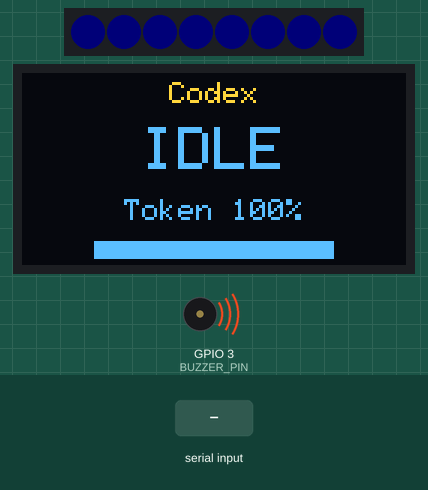
Recording of a sketch running on a simulated ESP32-C3. On the bench: 8 RGB LEDs in strip order, left to right, 128×64 one-colour display, buzzer (waves = sounding, pin HIGH). The test bench sets the inputs (shaded band). Dim RGB values are drawn brighter than linear; the OLED is the two-colour kind (top 16 rows yellow); random numbers use the default seed unless the sketch sets one; what the sketch prints to the serial monitor is not drawn.

Above: at 1.2 s.
1.3 s: "DONE\n" received over Serial
At 1.69 s:
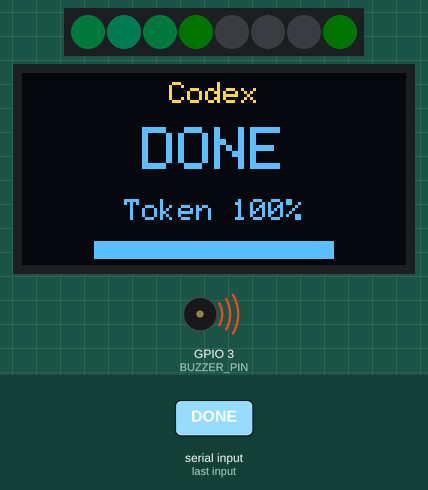
3.0 s: "TOKEN:\n" received over Serial
At 3.41 s:
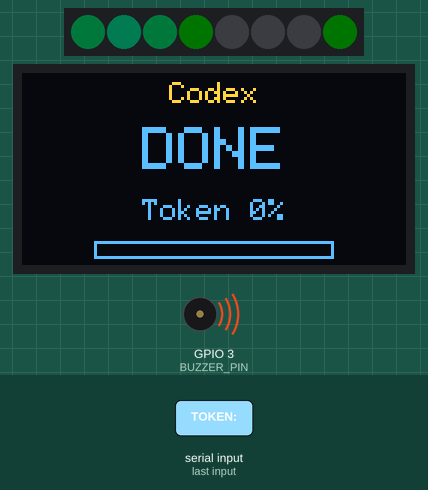
4.8 s: "IDLE\n" received over Serial
At 5.07 s:
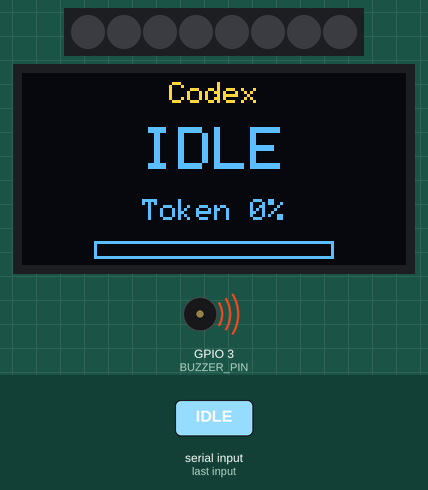
7.8 s: "ERROR\n" received over Serial
At 9.47 s:
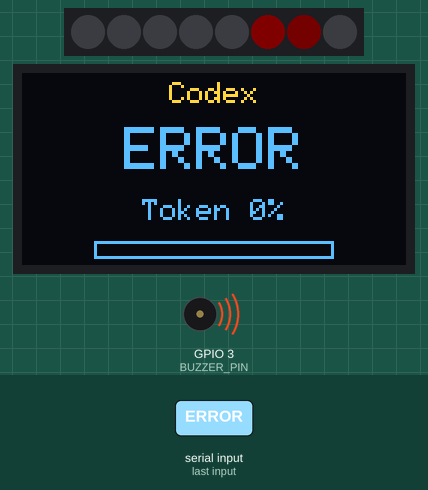
9.5 s: "NEED_CONFIRM\n" received over Serial
At 10.7 s:
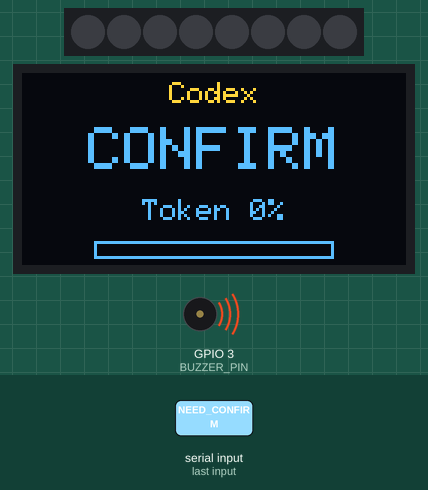
11.5 s: "THINKING\n" received over Serial
At 12.04 s:
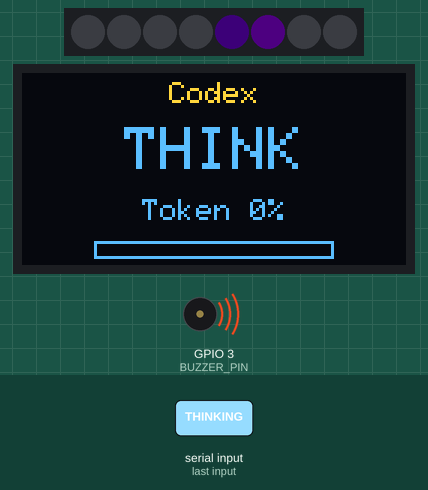
Timing chart, 0 to 14.3 s (numbered marks = the images above; inputs shaded):
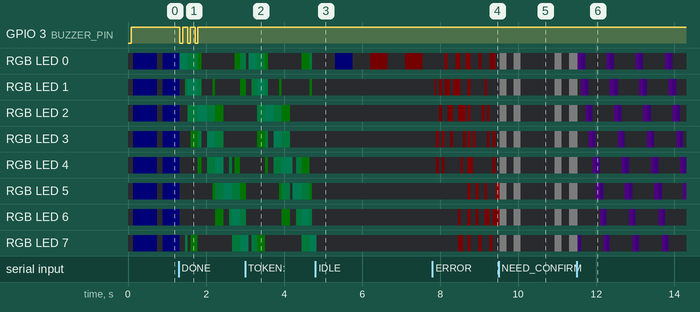

The sketch:

esp32c3_codex_status_light.ino
```cpp
#include <Adafruit_NeoPixel.h>
#include <Wire.h>
#include <Adafruit_GFX.h>
#include <Adafruit_SSD1306.h>

#define LED_PIN 4
#define LED_COUNT 8
#define LED_BRIGHTNESS 10

#define BUZZER_PIN 3
#define BUZZER_ACTIVE_LOW 1
// If your buzzer is passive (or you want softer sound), keep PWM enabled.
// For an active buzzer, PWM still works but behavior depends on the module.
#define BUZZER_USE_PWM 0

#define BUZZER_TONE_HZ 2200
// 0-255 (8-bit duty). Lower = quieter (for passive buzzers).
#define BUZZER_DUTY 10
#define BUZZER_BEEP_ON_MS 70
#define BUZZER_BEEP_OFF_MS 120
#define BUZZER_BEEP_TIMES 3

#define OLED_SDA 8
#define OLED_SCL 9
#define SCREEN_WIDTH 128
#define SCREEN_HEIGHT 64
#define OLED_RESET -1
#define OLED_ADDRESS 0x3C

Adafruit_NeoPixel pixels(LED_COUNT, LED_PIN, NEO_GRB + NEO_KHZ800);
Adafruit_SSD1306 display(SCREEN_WIDTH, SCREEN_HEIGHT, &Wire, OLED_RESET);

enum AgentState {
  STATE_IDLE,
  STATE_THINKING,
  STATE_WRITING,
  STATE_RUNNING,
  STATE_DONE,
  STATE_ERROR,
  STATE_NEED_CONFIRM
};

AgentState currentState = STATE_IDLE;

String serialBuffer;
bool oledReady = false;

unsigned long stateStartedAt = 0;
unsigned long lastLedFrameAt = 0;
unsigned long lastOledFrameAt = 0;

int tokenPercent = 100;
int idleBrightness = 2;
int idleDirection = 1;
bool tokenBlinkOn = true;
int rotatingPos = 0;
int writingPos = 0;
int pulseStep = 0;
bool alertPhaseBlue = true;
int oledSpinner = 0;

AgentState previousState = STATE_IDLE;

bool doneBeepArmed = false;
bool doneBeepOn = false;
int doneBeepCount = 0;
unsigned long doneBeepNextAt = 0;

#if BUZZER_USE_PWM
static const int kBuzzerPwmChannel = 0;
static const int kBuzzerPwmResolution = 8;
#endif

void buzzerInit() {
  pinMode(BUZZER_PIN, OUTPUT);

#if BUZZER_USE_PWM
  // Keep duty at 0 until needed.
  ledcSetup(kBuzzerPwmChannel, BUZZER_TONE_HZ, kBuzzerPwmResolution);
  ledcAttachPin(BUZZER_PIN, kBuzzerPwmChannel);
  ledcWrite(kBuzzerPwmChannel, 0);
#else
  digitalWrite(BUZZER_PIN, BUZZER_ACTIVE_LOW ? HIGH : LOW);
#endif
}

void buzzerWrite(bool on) {
#if BUZZER_USE_PWM
  ledcWrite(kBuzzerPwmChannel, on ? BUZZER_DUTY : 0);
#else
  bool level = on ? (BUZZER_ACTIVE_LOW ? LOW : HIGH) : (BUZZER_ACTIVE_LOW ? HIGH : LOW);
  digitalWrite(BUZZER_PIN, level);
#endif
}

void startDoneBeepSequence() {
  doneBeepArmed = true;
  doneBeepOn = false;
  doneBeepCount = 0;
  doneBeepNextAt = 0;
  buzzerWrite(false);
}

void updateBuzzer() {
  if (!doneBeepArmed) {
    return;
  }

  unsigned long now = millis();
  if (doneBeepNextAt != 0 && now < doneBeepNextAt) {
    return;
  }

  if (!doneBeepOn) {
    if (doneBeepCount >= BUZZER_BEEP_TIMES) {
      doneBeepArmed = false;
      buzzerWrite(false);
      return;
    }

    doneBeepOn = true;
    buzzerWrite(true);
    doneBeepNextAt = now + BUZZER_BEEP_ON_MS;
    return;
  }

  doneBeepOn = false;
  doneBeepCount++;
  buzzerWrite(false);
  doneBeepNextAt = now + BUZZER_BEEP_OFF_MS;
}

void setup() {
  Serial.begin(115200);
  serialBuffer.reserve(32);

  pixels.begin();
  pixels.setBrightness(LED_BRIGHTNESS);
  pixels.clear();
  pixels.show();

  Wire.begin(OLED_SDA, OLED_SCL);
  oledReady = display.begin(SSD1306_SWITCHCAPVCC, OLED_ADDRESS);
  if (!oledReady) {
    Serial.println("OLED init failed. WS2812 will continue running.");
  } else {
    display.setRotation(2);
    display.ssd1306_command(SSD1306_SETCONTRAST);
    display.ssd1306_command(255);
    display.clearDisplay();
    display.display();
  }

  setState(STATE_IDLE);
  buzzerInit();
  Serial.println("ESP32-C3 AI Agent status light ready.");
  Serial.println("Commands: IDLE, THINKING, WRITING, RUNNING, DONE, ERROR, NEED_CONFIRM, TOKEN:x");
}

void loop() {
  readSerialCommands();
  updateBuzzer();

  switch (currentState) {
    case STATE_IDLE:
      effectIdle();
      break;
    case STATE_THINKING:
      effectThinking();
      break;
    case STATE_WRITING:
      effectWriting();
      break;
    case STATE_RUNNING:
      effectRunning();
      break;
    case STATE_DONE:
      effectDone();
      break;
    case STATE_ERROR:
      effectError();
      break;
    case STATE_NEED_CONFIRM:
      effectNeedConfirm();
      break;
  }

  updateOLEDAnimation();
}

void readSerialCommands() {
  while (Serial.available() > 0) {
    char c = Serial.read();

    if (c == '\n' || c == '\r') {
      if (serialBuffer.length() > 0) {
        handleCommand(serialBuffer);
        serialBuffer = "";
      }
    } else if (serialBuffer.length() < 31) {
      serialBuffer += c;
    }
  }
}

void handleCommand(String command) {
  command.trim();
  command.toUpperCase();

  if (command.length() == 0) {
    return;
  }

  if (command.startsWith("TOKEN:")) {
    tokenPercent = constrain(command.substring(6).toInt(), 0, 100);

    Serial.print("Token percent: ");
    Serial.println(tokenPercent);
    updateOLED();

    if (currentState == STATE_IDLE) {
      tokenBlinkOn = true;
      lastLedFrameAt = 0;
      idleBrightness = 2;
      idleDirection = 1;
      showTokenBreath();
    }

    return;
  }

  if (command == "IDLE") {
    setState(STATE_IDLE);
  } else if (command == "THINKING") {
    setState(STATE_THINKING);
  } else if (command == "WRITING") {
    setState(STATE_WRITING);
  } else if (command == "RUNNING") {
    setState(STATE_RUNNING);
  } else if (command == "DONE") {
    setState(STATE_DONE);
  } else if (command == "ERROR") {
    setState(STATE_ERROR);
  } else if (command == "NEED_CONFIRM") {
    setState(STATE_NEED_CONFIRM);
  } else {
    Serial.print("Unknown command: ");
    Serial.println(command);
    return;
  }

  Serial.print("State changed to: ");
  Serial.println(command);
}

void setState(AgentState newState) {
  previousState = currentState;
  currentState = newState;
  stateStartedAt = millis();
  lastLedFrameAt = 0;

  idleBrightness = 2;
  idleDirection = 1;
  tokenBlinkOn = true;
  rotatingPos = 0;
  writingPos = 0;
  pulseStep = 0;
  alertPhaseBlue = true;

  pixels.setBrightness(LED_BRIGHTNESS);
  pixels.clear();
  pixels.show();

  if (currentState == STATE_DONE && previousState != STATE_DONE) {
    startDoneBeepSequence();
  }

  if (currentState == STATE_IDLE) {
    showTokenBreath();
  }

  updateOLED();
}

void effectIdle() {
  const unsigned long intervalMs = tokenPercent < 10 ? 450 : 45;
  if (!ledFrameDue(intervalMs)) {
    return;
  }

  if (tokenPercent < 10) {
    tokenBlinkOn = !tokenBlinkOn;
    if ((millis() / 1200) % 2 == 0) {
      alertPhaseBlue = true;
    } else {
      alertPhaseBlue = false;
    }
  } else {
    idleBrightness += idleDirection;
    if (idleBrightness >= 10) {
      idleBrightness = 10;
      idleDirection = -1;
    } else if (idleBrightness <= 2) {
      idleBrightness = 2;
      idleDirection = 1;
    }
  }

  showTokenBreath();
}

void effectThinking() {
  const uint8_t intervalPattern[] = {72, 88, 110, 82, 95, 75, 120, 90};
  const unsigned long intervalMs = intervalPattern[pulseStep % 8];
  if (!ledFrameDue(intervalMs)) {
    return;
  }

  pixels.setBrightness(LED_BRIGHTNESS);
  pixels.clear();
  pixels.setPixelColor(rotatingPos, pixels.Color(80, 20, 120));
  pixels.setPixelColor((rotatingPos + LED_COUNT - 1) % LED_COUNT, pixels.Color(30, 6, 50));
  pixels.setPixelColor((rotatingPos + LED_COUNT - 2) % LED_COUNT, pixels.Color(12, 2, 20));
  pixels.show();

  rotatingPos = (rotatingPos + 1) % LED_COUNT;
  pulseStep++;
}

void effectWriting() {
  const unsigned long intervalMs = 55;
  if (!ledFrameDue(intervalMs)) {
    return;
  }

  pixels.setBrightness(LED_BRIGHTNESS);
  pixels.clear();

  int p1 = writingPos % LED_COUNT;
  int p2 = (writingPos + 3) % LED_COUNT;
  int p3 = (writingPos + 6) % LED_COUNT;

  pixels.setPixelColor(p1, pixels.Color(10, 95, 110));
  pixels.setPixelColor((p1 + LED_COUNT - 1) % LED_COUNT, pixels.Color(4, 35, 55));
  pixels.setPixelColor(p2, pixels.Color(8, 70, 90));
  pixels.setPixelColor((p2 + LED_COUNT - 1) % LED_COUNT, pixels.Color(3, 28, 45));
  pixels.setPixelColor(p3, pixels.Color(6, 55, 75));
  pixels.setPixelColor((p3 + LED_COUNT - 1) % LED_COUNT, pixels.Color(2, 18, 28));

  pixels.show();
  writingPos = (writingPos + 1) % LED_COUNT;
}

void effectRunning() {
  const unsigned long intervalMs = 34;
  if (!ledFrameDue(intervalMs)) {
    return;
  }

  pixels.setBrightness(LED_BRIGHTNESS);
  pixels.clear();
  int p1 = rotatingPos;
  int p2 = (rotatingPos + 4) % LED_COUNT;
  pixels.setPixelColor(p1, pixels.Color(125, 45, 0));
  pixels.setPixelColor((p1 + LED_COUNT - 1) % LED_COUNT, pixels.Color(40, 8, 0));
  pixels.setPixelColor(p2, pixels.Color(95, 30, 0));
  pixels.setPixelColor((p2 + LED_COUNT - 1) % LED_COUNT, pixels.Color(28, 4, 0));
  pixels.show();

  rotatingPos = (rotatingPos + 1) % LED_COUNT;
}

void effectDone() {
  const unsigned long intervalMs = 70;
  if (!ledFrameDue(intervalMs)) {
    return;
  }

  unsigned long elapsed = millis() - stateStartedAt;
  if (elapsed >= 10000UL) {
    setState(STATE_IDLE);
    return;
  }

  pixels.setBrightness(LED_BRIGHTNESS);
  pixels.clear();

  int center = (elapsed / 220) % LED_COUNT;
  int radius = (elapsed / 140) % 4;
  for (int d = 0; d <= radius; d++) {
    uint8_t g = (d == 0) ? 90 : (d == 1 ? 55 : (d == 2 ? 28 : 12));
    uint8_t b = (d == 0) ? 60 : (d == 1 ? 34 : (d == 2 ? 18 : 8));
    pixels.setPixelColor((center + d) % LED_COUNT, pixels.Color(0, g, b));
    pixels.setPixelColor((center + LED_COUNT - d) % LED_COUNT, pixels.Color(0, g, b));
  }

  pixels.show();
}

void effectError() {
  const unsigned long intervalMs = 55 + random(0, 100);
  if (!ledFrameDue(intervalMs)) {
    return;
  }

  pixels.setBrightness(LED_BRIGHTNESS);
  pixels.clear();
  int dice = random(0, 100);
  if (dice < 12) {
    fillColor(160, 0, 0);
  } else if (dice < 70) {
    int idx = random(0, LED_COUNT);
    pixels.setPixelColor(idx, pixels.Color(120, 0, 0));
    if (random(0, 100) < 45) {
      pixels.setPixelColor((idx + 1) % LED_COUNT, pixels.Color(45, 0, 0));
    }
  } else {
    for (int i = 0; i < LED_COUNT; i++) {
      if (random(0, 100) < 35) {
        pixels.setPixelColor(i, pixels.Color(70, 0, 0));
      }
    }
  }
  pixels.show();
}

void effectNeedConfirm() {
  const unsigned long intervalMs = 60;
  if (!ledFrameDue(intervalMs)) {
    return;
  }

  unsigned long phase = (millis() - stateStartedAt) % 1400UL;
  bool on = (phase < 180UL) || (phase >= 360UL && phase < 540UL);

  pixels.setBrightness(LED_BRIGHTNESS);
  pixels.clear();
  if (on) {
    fillColor(80, 80, 80);
  }
  pixels.show();
}

bool ledFrameDue(unsigned long intervalMs) {
  unsigned long now = millis();
  if (now - lastLedFrameAt < intervalMs) {
    return false;
  }

  lastLedFrameAt = now;
  return true;
}

void fillColor(uint8_t r, uint8_t g, uint8_t b) {
  for (int i = 0; i < LED_COUNT; i++) {
    pixels.setPixelColor(i, pixels.Color(r, g, b));
  }
}

const char *getStateName() {
  switch (currentState) {
    case STATE_IDLE:
      return "IDLE";
    case STATE_THINKING:
      return "THINKING";
    case STATE_WRITING:
      return "WRITING";
    case STATE_RUNNING:
      return "RUNNING";
    case STATE_DONE:
      return "DONE";
    case STATE_ERROR:
      return "ERROR";
    case STATE_NEED_CONFIRM:
      return "NEED_CONFIRM";
  }

  return "UNKNOWN";
}

const char *getShortStateName() {
  switch (currentState) {
    case STATE_IDLE:
      return "IDLE";
    case STATE_THINKING:
      return "THINK";
    case STATE_WRITING:
      return "WRITE";
    case STATE_RUNNING:
      return "RUN";
    case STATE_DONE:
      return "DONE";
    case STATE_ERROR:
      return "ERROR";
    case STATE_NEED_CONFIRM:
      return "CONFIRM";
  }

  return "UNKNOWN";
}

void updateOLEDAnimation() {
  unsigned long now = millis();
  if (now - lastOledFrameAt < 250) {
    return;
  }

  lastOledFrameAt = now;
  oledSpinner = (oledSpinner + 1) % 4;
  updateOLED();
}

void updateOLED() {
  if (!oledReady) {
    return;
  }

  const int safeX = 18;
  const int safeW = 92;
  const int barW = 80;
  const int barH = 6;
  const int centerX = safeX + safeW / 2;
  const char *stateText = getShortStateName();
  int16_t textX;
  int16_t textY;
  uint16_t textW;
  uint16_t textH;
  char tokenText[16];

  display.clearDisplay();
  display.setTextColor(SSD1306_WHITE);

  display.setTextSize(1);
  display.getTextBounds("Codex", 0, 0, &textX, &textY, &textW, &textH);
  display.setCursor(centerX - textW / 2, 3);
  display.print("Codex");

  display.setTextSize(2);
  display.getTextBounds(stateText, 0, 0, &textX, &textY, &textW, &textH);
  display.setCursor(centerX - textW / 2, 18);
  display.print(stateText);

  snprintf(tokenText, sizeof(tokenText), "Token %d%%", tokenPercent);
  display.setTextSize(1);
  display.getTextBounds(tokenText, 0, 0, &textX, &textY, &textW, &textH);
  display.setCursor(centerX - textW / 2, 42);
  display.print(tokenText);

  int barX = safeX + (safeW - barW) / 2;
  int barY = 56;
  int barWidth = map(tokenPercent, 0, 100, 0, barW);
  display.drawRect(barX, barY, barW, barH, SSD1306_WHITE);
  if (barWidth > 0) {
    display.fillRect(barX, barY, barWidth, barH, SSD1306_WHITE);
  }

  display.display();
}

void showTokenBreath() {
  pixels.clear();

  if (tokenPercent < 10) {
    pixels.setBrightness(6);
    if (tokenBlinkOn) {
      if (alertPhaseBlue) {
        pixels.setPixelColor(0, pixels.Color(0, 18, 55));
      } else {
        pixels.setPixelColor(0, pixels.Color(45, 0, 0));
      }
    }

    pixels.show();
    return;
  }

  pixels.setBrightness(idleBrightness);
  int ledCountToShow = (tokenPercent * LED_COUNT + 99) / 100;
  ledCountToShow = constrain(ledCountToShow, 1, LED_COUNT);

  for (int i = 0; i < ledCountToShow; i++) {
    pixels.setPixelColor(i, pixels.Color(0, 18, 60));
  }

  pixels.show();
}
```

Measured:
- after the input at 1.3 s, GPIO 3 (BUZZER_PIN): alternates HIGH for 0.12 s and LOW for 0.07 s, 6 changes in all, then stays HIGH, starting at once
- what the display in image 3 shows lasts 0.5 s, from 4.8 s to 5.3 s
- what the display in image 5 shows lasts 0.8 s, from 10.1 s to 10.9 s
